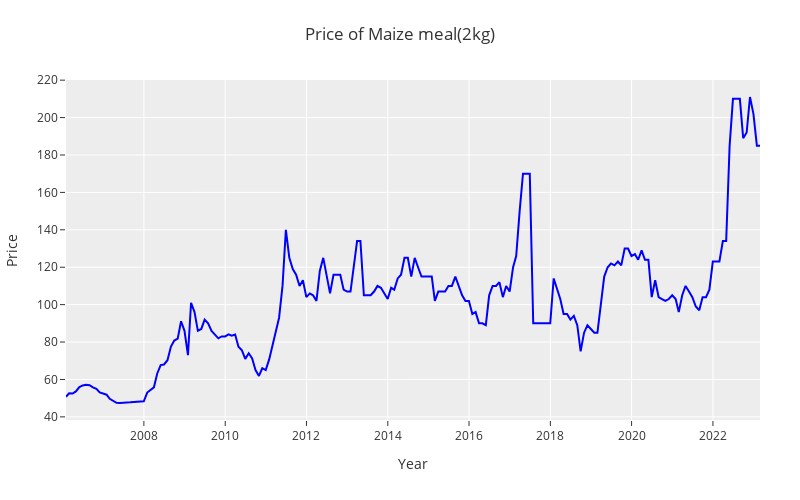

The notebook cell saved with this chart:
### Markdown cell above
### Price of Maize meal over the years

### Code cell
import plotly.graph_objs as go
from plotly.offline import iplot, init_notebook_mode
import os
import plotly.io as pio

# Initialize plotly for use in Jupyter notebook
init_notebook_mode(connected=True)

# Set the plotly_dark theme
pio.templates.default = "ggplot2"

# Create a scatter plot of the time series data
trace = go.Scatter(
    x=time_series_data.index,  # X-axis values are the time series index
    y=time_series_data['Maize meal (2kg)'],  # Y-axis values are the price of maize meal
    mode='lines',
    name='Time Series',
    hovertemplate='Price: %{y:.2f}<br>Date: %{x}'  # Format the hover information
)

# Define the layout of the plot
layout = go.Layout(
    title='Price of Maize meal(2kg)',
    xaxis=dict(title='Year'),
    yaxis=dict(title='Price'),
    hovermode='closest',
    width=800,  # Set the width of the graph to 800 pixels
    height=500,  # Set the height of the graph to 500 pixels
    margin=dict(l=40, r=40, b=80, t=80)  # Set the margins around the graph
)

# Set the color of the line to orange
trace.update(line=dict(color='blue'))

# Combine the trace and layout into a figure and plot it
fig = go.Figure(data=[trace], layout=layout)
iplot(fig)

# Define the file path and name for the image
file_path = os.path.join("C:/Users/Admin/Desktop/phasee 5 Capstone/Time_Series_Capstone_Project", "maize_meal_price.png")

# Save the plot as a PNG image
pio.write_image(fig, file_path)

### Figure 1 — Plotly figure (JSON) as saved in the notebook; plotly's stock layout.template omitted (floating-point values rounded to 4 significant figures; data arrays with more than 128 entries replaced by an {"elided": "..."} marker saying what was removed)
{"data": [{"hovertemplate": "Price: %{y:.2f}<br>Date: %{x}", "line": {"color": "blue"}, "mode": "lines", "name": "Time Series", "type": "scatter", "x": {"elided": "206 str values"}, "y": {"elided": "206 float values"}}], "layout": {"height": 500, "hovermode": "closest", "margin": {"b": 80, "l": 40, "r": 40, "t": 80}, "title": {"text": "Price of Maize meal(2kg)"}, "width": 800, "xaxis": {"title": {"text": "Year"}}, "yaxis": {"title": {"text": "Price"}}}}
